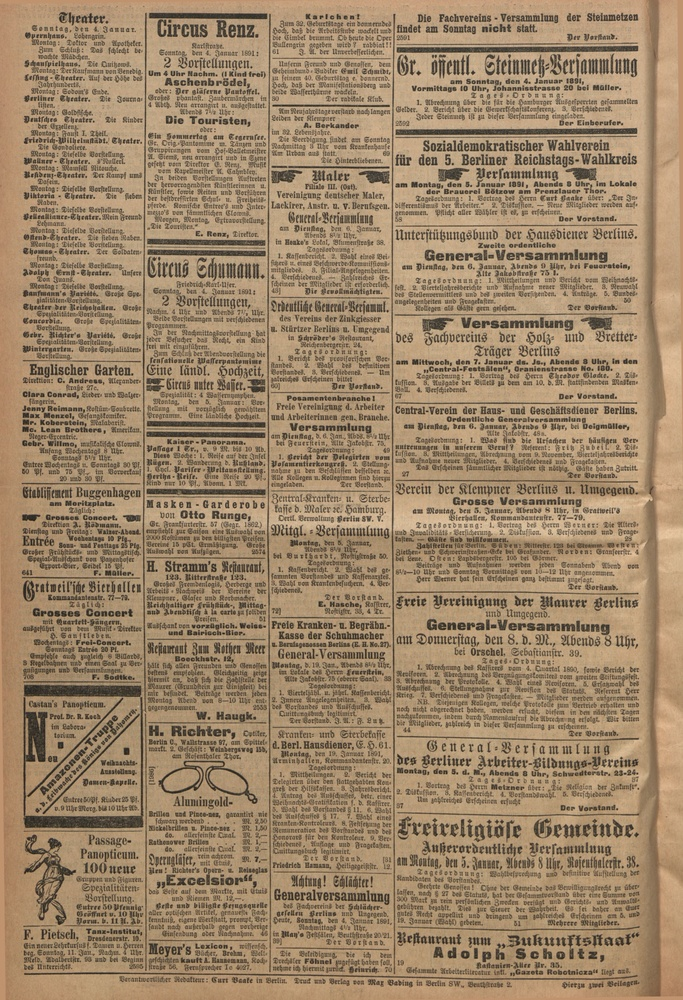
#> input picture scan.jpg, 683 x 1000 px, shrunk from 3504 x 5132 before the run
$ python parse_xml.py
#> lines starting #> are read from the running program, lines starting #| are printed output that depends on the picture
from lxml import etree
from pathlib import Path
from PIL import Image
import os

tree = etree.parse('data.xml')
root = tree.getroot()
NS = '{http://www.loc.gov/standards/alto/ns-v2#}'

anzeigen = []

def process_item(item):
    """Gets a block node, either TextBlock
        or Illustration and returns a
        dictionary with its attributes
    """
    anzeige = {}
    anzeige['id'] = extract_id(item.attrib['ID'])
    anzeige['coords'] = extract_coords(item.attrib)
    return anzeige

def extract_id(identifier):
    """Gets something like Page1_Block1

    Return last digit
    """
    return identifier.replace('Page1_Block', '')

def extract_coords(attributes):
    """Gets an attribute dictionary with entries
        with HPOS, VPOS, WIDTH, HEIGHT

        returns tuple of coordinates (x0, y0, x1, y1)
        x0 = HPOS
        y0 = VPOS
        x1 = WIDTH + HPOS
        y1 = HEIGHT + VPOS
    """
    x0 = int(attributes['HPOS'])
    y0 = int(attributes['VPOS'])
    x1 = int(attributes['WIDTH']) + x0
    y1 = int(attributes['HEIGHT']) + y0

    return (x0, y0, x1, y1)

def extract_text(xml_node, NS):
    text = ''

    # Use XPath here to simplify?
    for lines in xml_node.findall(f'.//{NS}TextLine'):
        for line in lines.findall(f'.//{NS}String'):
            # Check if there are no hyphenated words
            # We dont want to have the CONTENT of nodes, that have the
            # Attributes SUBS_CONTENT of SUBS_TYPE
            if ('SUBS_CONTENT' not in line.attrib and 'SUBS_TYPE' not in line.attrib):
                text += f"{line.attrib.get('CONTENT')} "
            else:
                # If a node has the Attribut SUBS_TYPE we check if
                # it is HypPart1 and add its SUBCONTENT_VALUE to text/
                if ('HypPart1' in line.attrib.get('SUBS_TYPE')):
                    text += f"{line.attrib.get('SUBS_CONTENT')} "
                    # This doesnt do shit!
                    if ('HypPart2' in line.attrib.get('SUBS_TYPE')):
                        pass
    return text

def crop_image(im, anzeige):
    """Gets coordinates"""
    cropped = im.crop(anzeige['coords'])
    cropped.save(f"out/{anzeige['id']}-{anzeige['type']}.jpg")

if __name__ == '__main__':
    # Preliminaries

    # Create out folder if it not exists
    current_dir = Path.cwd()
    dirname = current_dir / 'out'

    if not dirname.exists():
        os.mkdir(dirname)

    # hardcode image file
    im = Image.open('scan.jpg')
#> im is the input picture: PIL image 683x1000 RGB; mean R, G, B 158, 134.1, 105.5

    # Extract all textblock images
    textblocks = tree.findall(f'.//{NS}TextBlock')

    # Start with 1 because thats aligns with the Id
    # we get from the xml for the img
    for i, block in enumerate(textblocks, 1):
        anzeige = process_item(block)
        anzeige['type'] = 'textblock'
        crop_image(im, anzeige)
        anzeigen.append(anzeige)

        text = extract_text(block, NS)
        with open(f'out/{anzeige["id"]}.txt', 'w') as outfile:
            outfile.write(text)
#> this loop made 46 passes
#> pass 1, in crop_image, `cropped = im.crop(anzeige['coords'])`:
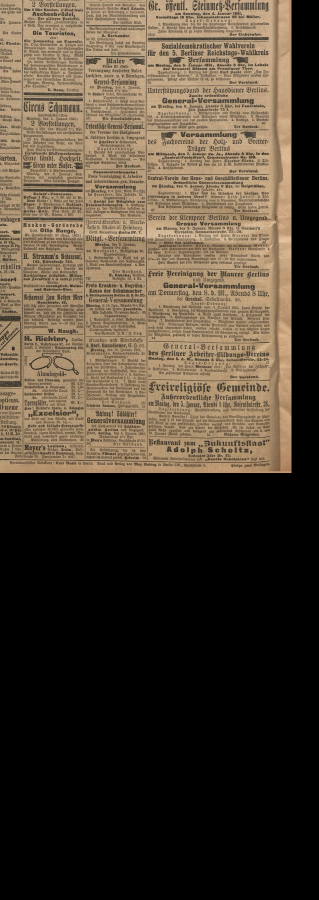
#> cropped: PIL image 638x1800 RGB (shown at 1/2 size); mean R, G, B 76.1, 64.8, 51.1
#> after the loop, anzeigen = 46 items
